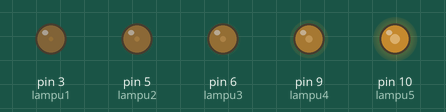
This sketch was run on a simulated Arduino Uno, built with avr-gcc and run on an emulated ATmega328P. On the bench: output pins drawn as LEDs (lit = HIGH).

Above: at 0.1 s.
Timing chart, 0 to 1.6 s (numbered marks = the images above):
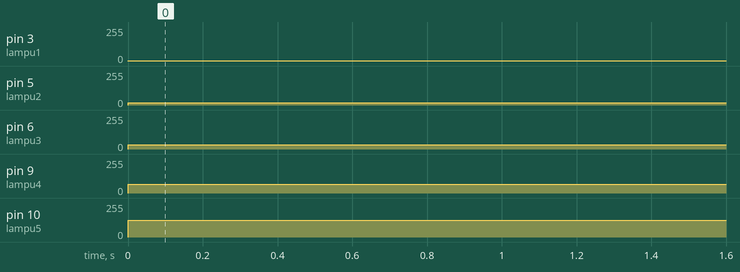

The sketch:

led_pwm.ino
```cpp
const int lampu1 = 3;
const int lampu2 = 5 ;
const int lampu3 = 6 ;
const int lampu4 = 9 ;
const int lampu5 = 10 ;
void setup() {
  // put your setup code here, to run once:
  Serial.begin(9600);
  pinMode(lampu1,OUTPUT);
  pinMode(lampu2,OUTPUT);
  pinMode(lampu3,OUTPUT);
  pinMode(lampu4,OUTPUT);
  pinMode(lampu5,OUTPUT);
}

void loop() {
  // put your main code here, to run repeatedly:
 analogWrite(lampu1,2);
 analogWrite(lampu2,16);
 analogWrite(lampu3,32);
 analogWrite(lampu4,64);
 analogWrite(lampu5,127);
 delay(2000);
//  analogWrite(lampu1,0);
// analogWrite(lampu2,0);
// analogWrite(lampu3,0);
// analogWrite(lampu4,0);
// analogWrite(lampu5,0);

}
```

Measured:
- by itself, pin 3 (lampu1): 0/255 → 2/255 at 0.00 s
- by itself, pin 5 (lampu2): 0/255 → 16/255 at 0.00 s
- by itself, pin 6 (lampu3): 0/255 → 32/255 at 0.00 s
- by itself, pin 9 (lampu4): 0/255 → 64/255 at 0.00 s
- by itself, pin 10 (lampu5): 0/255 → 127/255 at 0.00 s
